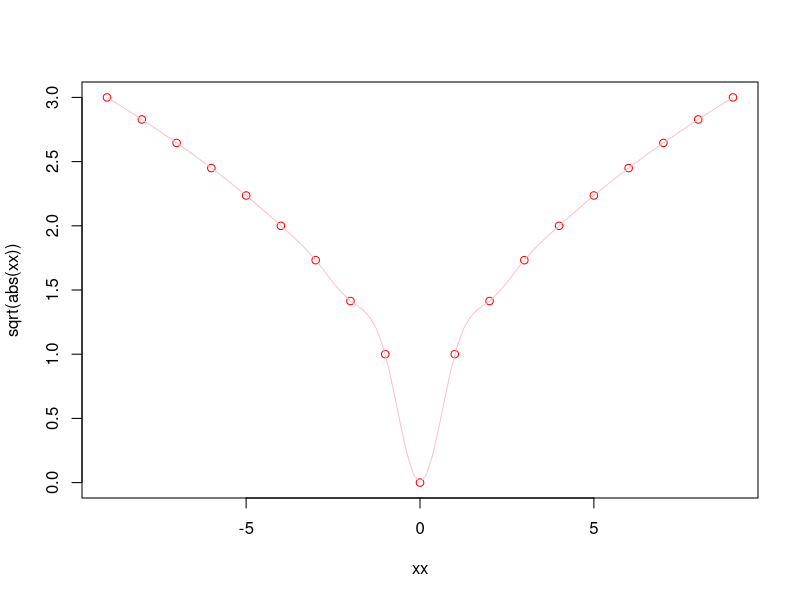
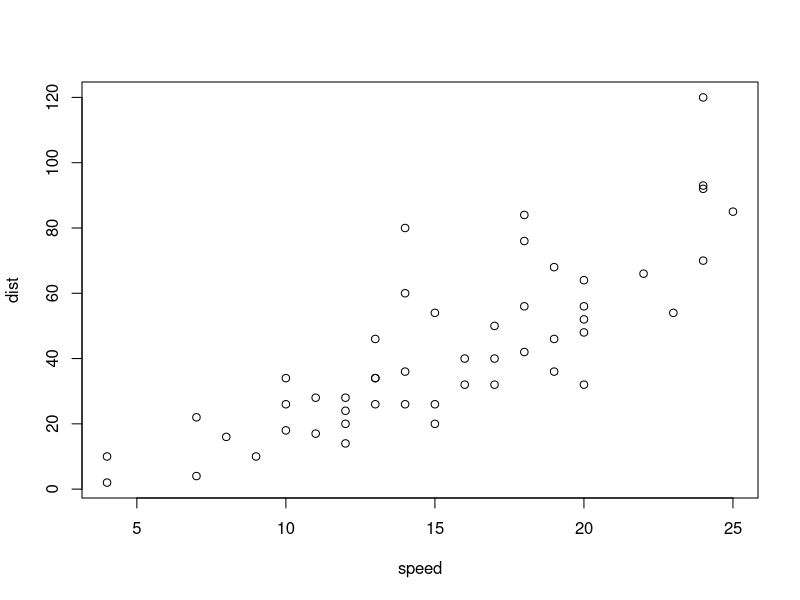

Write R code to recreate these figures, in order. (Note: this script raises an error after producing the figures.)
setwd("C:/Users/meraihi_n/Desktop/ACT3035/A2023")
1+3
# pour commenter une ligne on tape Ctrl+shift+C
# library(dplyr)
getwd()
ls()
?ls
help(ls)
?sqrt
example(sqrt)

data()

plot(cars)
?cars

require(MASS)

data(Cars93)
?Cars93
summary(Cars93)

# x=2023
x <- 2021
x

print(x)
y <- 09
z <- "Septembre"

x+y

# var_bool_vrai <- TRUE
# var_bool_fausse <- FALSE

var_bool_vrai <- T
var_bool_fausse <- F

y <- "09"
y/2
as.numeric(y)
y <- as.numeric(y)
y/2


x>2000
x<2000

x>=2000
x<=2000

x==2000
x!=2000

x <- c(1,2,3,4,5)
x

x*2
x2 <- x*2

x2==x*2

class(x)

mois_nume <- c(1:12)
mois_nume
c(1.5:12.5)

?seq
seq(2024,2100,4)
annee_olymp <- seq(2024,2100,4)
seq(from=2024,to=2100,by=4)
seq(by=4,from=2024,to=2100)

annee_olymp[3]

length(annee_olymp)

annee_olymp[11]

# tout le vecteur sauf la 19eme valeur
annee_olymp[-19]

annee_olymp[-c(1,2)]

vect_char <- c("rouge", "vert", "blanc")

vect_bool <- c(T,T,F,T, F, F, F)
vect_bool


vect_cocktail <- c(vect_bool, vect_char, annee_olymp)
vect_cocktail

x5 <- c(1:5)
x6 <- c(1:6)
x5
x6
x5+x6






length(x5)==length(x6)

rep("Je t'aime", 25)
replicate(25,"Je t'aime")



